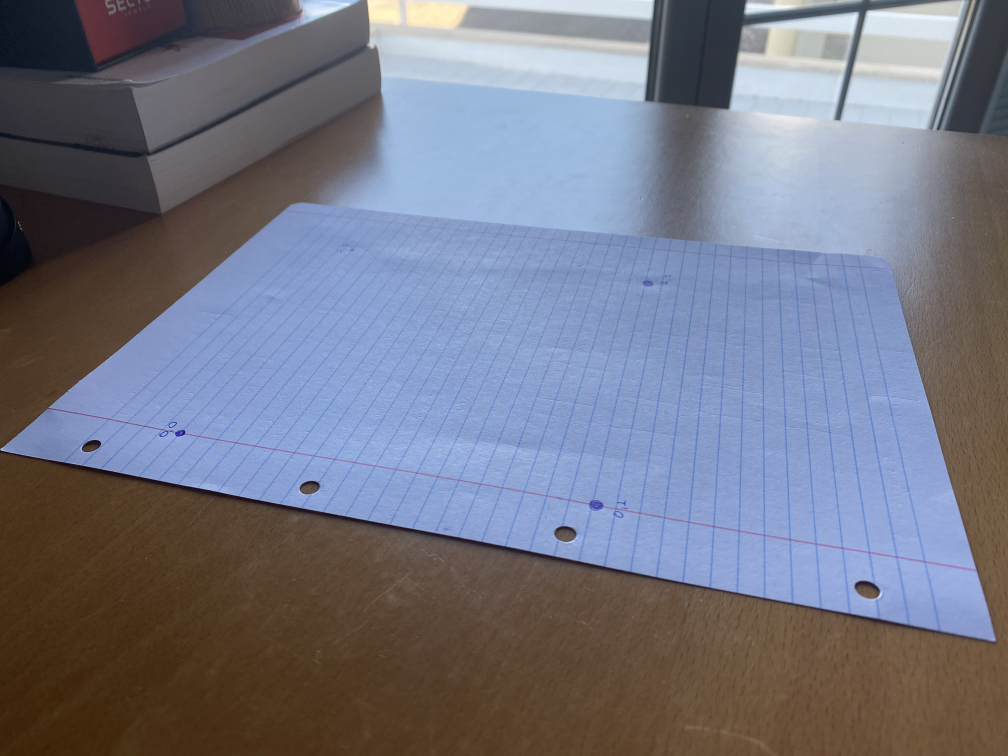
#> input picture manager/debugsnapshot.jpg, 4032 x 3024 px (shown at 1/4 size)
$ python homography_demo.py
#> lines starting #> are read from the running program, lines starting #| are printed output that depends on the picture
### manager/planar_homography.py
import os

from cv2.cv2 import findHomography
import numpy as np

def setup_homography_matrix(load_cached=True):
    """
    Loads the homography matrix (either from cached file or from scratch)
    """
#> called with load_cached = True
    if load_cached:
        try:
            homography_matrix = np.load("homography_matrix.npy")
#> (reads manager/homography_matrix.npy from the repository)
        except FileNotFoundError:
            homography_matrix = setup_homography_matrix(load_cached=False)
    else:
        import yaml
        with open('config.yml', 'r') as file:
            points = yaml.load(file, Loader=yaml.FullLoader)
            real_world_points = np.array([points["homography"]["real world points"]])
            camera_frame_points = np.array([points["homography"]["camera frame points"]])
            homography_matrix, _ = findHomography(camera_frame_points, real_world_points)

    np.save("homography_matrix", homography_matrix)
    return homography_matrix

H = setup_homography_matrix()

# [26 lines left out: functions reinitialize_homography_matrix, planar_homography, camera_to_real_world_point, real_world_to_camera_point, not called in this run]

### manager/homography_demo.py
import argparse

from planar_homography import camera_to_real_world_point
import numpy as np
import cv2


def callback(event, x, y, flags, param):
    if event == cv2.EVENT_LBUTTONDOWN:
        camera_point = np.array([x, y])
        real_world_point = camera_to_real_world_point(camera_point)
        print(f"Camera frame point {camera_point} maps to real world point {np.round(real_world_point, 1)}")


if __name__ == '__main__':

    parser = argparse.ArgumentParser()
    parser.add_argument('-camera_snapshot', default="debugsnapshot.jpg")
    parser.add_argument('-downscale', type=int, default=20)
    opt = parser.parse_args()

    cv2.namedWindow('image')
    cv2.setMouseCallback('image', callback)

    print("Para mostar os pontos no referêncial real, basta clicar no ecrã. Os valores estão a ser arredondados a uma décima.")

    image = cv2.imread(opt.camera_snapshot)
#> image is the input picture: shape (3024, 4032, 3); mean B, G, R 131.7, 117.9, 116
    width = int(image.shape[1] * opt.downscale / 100)
#> width = 806
    height = int(image.shape[0] * opt.downscale / 100)
#> height = 604
    image = cv2.resize(image, (width, height), interpolation=cv2.INTER_AREA)
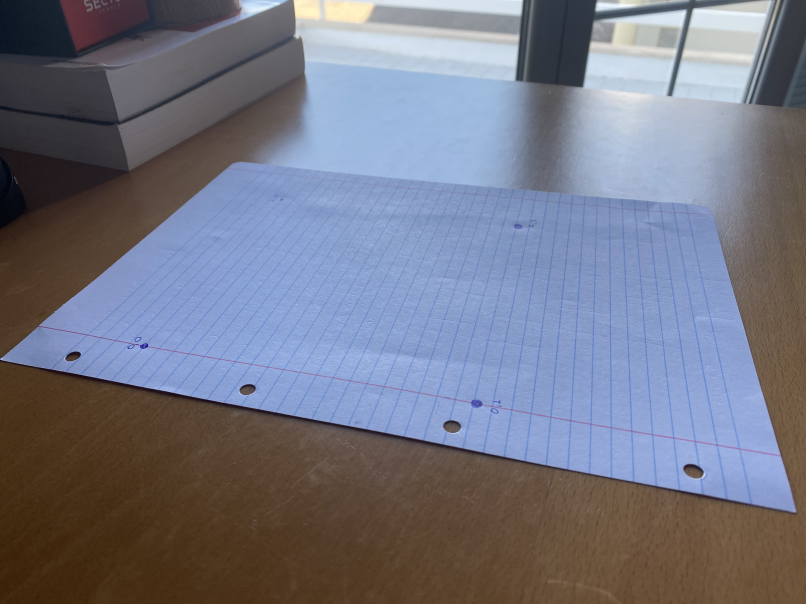
#> image: shape (604, 806, 3); mean B, G, R 131.7, 117.9, 116

    while (1):
        cv2.imshow('image', image)
        k = cv2.waitKey(20) & 0xFF
#> (key Esc is pressed here)
        if k == 27:
            break
